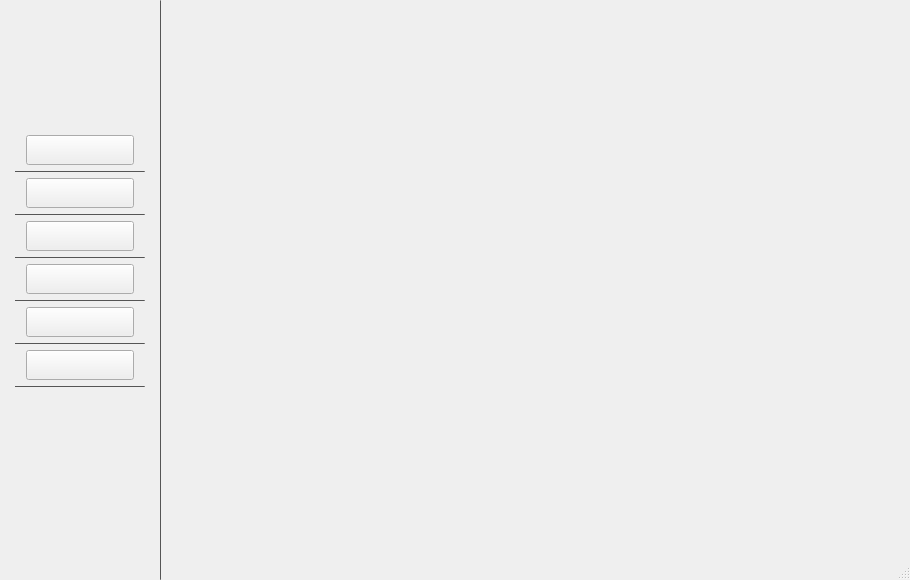
<?xml version="1.0" encoding="UTF-8"?>
<ui version="4.0">
 <class>BitcoinGUI</class>
 <widget class="QWidget" name="BitcoinGUI">
  <property name="geometry">
   <rect>
    <x>0</x>
    <y>0</y>
    <width>910</width>
    <height>580</height>
   </rect>
  </property>
  <property name="windowTitle">
   <string>Transaction details</string>
  </property>
  <layout class="QHBoxLayout" name="horizontalLayout">
   <property name="spacing">
    <number>0</number>
   </property>
   <property name="margin">
    <number>0</number>
   </property>
   <item>
    <widget class="QWidget" name="centerWidgetArea" native="true">
     <property name="minimumSize">
      <size>
       <width>200</width>
       <height>0</height>
      </size>
     </property>
     <layout class="QHBoxLayout" name="horizontalLayout_4">
      <property name="spacing">
       <number>0</number>
      </property>
      <property name="margin">
       <number>0</number>
      </property>
      <item alignment="Qt::AlignHCenter">
       <widget class="QWidget" name="centerLeftWidget" native="true">
        <property name="minimumSize">
         <size>
          <width>160</width>
          <height>0</height>
         </size>
        </property>
        <property name="maximumSize">
         <size>
          <width>160</width>
          <height>16777215</height>
         </size>
        </property>
        <layout class="QVBoxLayout" name="verticalLayout_3">
         <property name="sizeConstraint">
          <enum>QLayout::SetDefaultConstraint</enum>
         </property>
         <property name="leftMargin">
          <number>0</number>
         </property>
         <property name="rightMargin">
          <number>0</number>
         </property>
         <item alignment="Qt::AlignHCenter">
          <widget class="QLabel" name="logoIconLabel">
           <property name="minimumSize">
            <size>
             <width>150</width>
             <height>100</height>
            </size>
           </property>
           <property name="maximumSize">
            <size>
             <width>150</width>
             <height>100</height>
            </size>
           </property>
           <property name="alignment">
            <set>Qt::AlignCenter</set>
           </property>
          </widget>
         </item>
         <item>
          <spacer name="verticalSpacer_2">
           <property name="orientation">
            <enum>Qt::Vertical</enum>
           </property>
           <property name="sizeType">
            <enum>QSizePolicy::Fixed</enum>
           </property>
           <property name="sizeHint" stdset="0">
            <size>
             <width>20</width>
             <height>20</height>
            </size>
           </property>
          </spacer>
         </item>
         <item alignment="Qt::AlignHCenter">
          <widget class="QPushButton" name="overviewButton">
           <property name="minimumSize">
            <size>
             <width>108</width>
             <height>30</height>
            </size>
           </property>
           <property name="maximumSize">
            <size>
             <width>108</width>
             <height>30</height>
            </size>
           </property>
           <property name="autoRepeatDelay">
            <number>300</number>
           </property>
          </widget>
         </item>
         <item alignment="Qt::AlignHCenter">
          <widget class="QFrame" name="frame">
           <property name="minimumSize">
            <size>
             <width>130</width>
             <height>1</height>
            </size>
           </property>
           <property name="maximumSize">
            <size>
             <width>130</width>
             <height>1</height>
            </size>
           </property>
           <property name="styleSheet">
            <string notr="true">background: gray;</string>
           </property>
           <property name="frameShape">
            <enum>QFrame::HLine</enum>
           </property>
           <property name="frameShadow">
            <enum>QFrame::Raised</enum>
           </property>
          </widget>
         </item>
         <item alignment="Qt::AlignHCenter">
          <widget class="QPushButton" name="sendCoinsButton">
           <property name="minimumSize">
            <size>
             <width>108</width>
             <height>30</height>
            </size>
           </property>
           <property name="maximumSize">
            <size>
             <width>108</width>
             <height>30</height>
            </size>
           </property>
          </widget>
         </item>
         <item alignment="Qt::AlignHCenter">
          <widget class="QFrame" name="frame_2">
           <property name="minimumSize">
            <size>
             <width>130</width>
             <height>1</height>
            </size>
           </property>
           <property name="maximumSize">
            <size>
             <width>130</width>
             <height>1</height>
            </size>
           </property>
           <property name="styleSheet">
            <string notr="true">background: gray;</string>
           </property>
           <property name="frameShape">
            <enum>QFrame::HLine</enum>
           </property>
           <property name="frameShadow">
            <enum>QFrame::Raised</enum>
           </property>
          </widget>
         </item>
         <item alignment="Qt::AlignHCenter">
          <widget class="QPushButton" name="receiveCoinsButton">
           <property name="minimumSize">
            <size>
             <width>108</width>
             <height>30</height>
            </size>
           </property>
           <property name="maximumSize">
            <size>
             <width>108</width>
             <height>30</height>
            </size>
           </property>
          </widget>
         </item>
         <item alignment="Qt::AlignHCenter">
          <widget class="QFrame" name="frame_3">
           <property name="minimumSize">
            <size>
             <width>130</width>
             <height>1</height>
            </size>
           </property>
           <property name="maximumSize">
            <size>
             <width>130</width>
             <height>1</height>
            </size>
           </property>
           <property name="styleSheet">
            <string notr="true">background: gray;</string>
           </property>
           <property name="frameShape">
            <enum>QFrame::HLine</enum>
           </property>
           <property name="frameShadow">
            <enum>QFrame::Raised</enum>
           </property>
          </widget>
         </item>
         <item alignment="Qt::AlignHCenter">
          <widget class="QPushButton" name="historyButton">
           <property name="minimumSize">
            <size>
             <width>108</width>
             <height>30</height>
            </size>
           </property>
           <property name="maximumSize">
            <size>
             <width>108</width>
             <height>30</height>
            </size>
           </property>
           <property name="styleSheet">
            <string notr="true"/>
           </property>
          </widget>
         </item>
         <item alignment="Qt::AlignHCenter">
          <widget class="QFrame" name="frame_4">
           <property name="minimumSize">
            <size>
             <width>130</width>
             <height>1</height>
            </size>
           </property>
           <property name="maximumSize">
            <size>
             <width>130</width>
             <height>1</height>
            </size>
           </property>
           <property name="styleSheet">
            <string notr="true">background: gray;</string>
           </property>
           <property name="frameShape">
            <enum>QFrame::HLine</enum>
           </property>
           <property name="frameShadow">
            <enum>QFrame::Raised</enum>
           </property>
          </widget>
         </item>
         <item alignment="Qt::AlignHCenter">
          <widget class="QPushButton" name="addressBookButton">
           <property name="minimumSize">
            <size>
             <width>108</width>
             <height>30</height>
            </size>
           </property>
           <property name="maximumSize">
            <size>
             <width>108</width>
             <height>30</height>
            </size>
           </property>
          </widget>
         </item>
         <item alignment="Qt::AlignHCenter">
          <widget class="QFrame" name="frame_5">
           <property name="minimumSize">
            <size>
             <width>130</width>
             <height>1</height>
            </size>
           </property>
           <property name="maximumSize">
            <size>
             <width>130</width>
             <height>1</height>
            </size>
           </property>
           <property name="styleSheet">
            <string notr="true">background: gray;</string>
           </property>
           <property name="frameShape">
            <enum>QFrame::HLine</enum>
           </property>
           <property name="frameShadow">
            <enum>QFrame::Raised</enum>
           </property>
          </widget>
         </item>
         <item alignment="Qt::AlignHCenter">
          <widget class="QPushButton" name="exportButton">
           <property name="minimumSize">
            <size>
             <width>108</width>
             <height>30</height>
            </size>
           </property>
           <property name="maximumSize">
            <size>
             <width>108</width>
             <height>30</height>
            </size>
           </property>
          </widget>
         </item>
         <item alignment="Qt::AlignHCenter">
          <widget class="QFrame" name="frame_6">
           <property name="minimumSize">
            <size>
             <width>130</width>
             <height>1</height>
            </size>
           </property>
           <property name="maximumSize">
            <size>
             <width>130</width>
             <height>1</height>
            </size>
           </property>
           <property name="styleSheet">
            <string notr="true">background: gray;</string>
           </property>
           <property name="frameShape">
            <enum>QFrame::HLine</enum>
           </property>
           <property name="frameShadow">
            <enum>QFrame::Raised</enum>
           </property>
          </widget>
         </item>
         <item>
          <spacer name="verticalSpacer">
           <property name="orientation">
            <enum>Qt::Vertical</enum>
           </property>
           <property name="sizeHint" stdset="0">
            <size>
             <width>20</width>
             <height>40</height>
            </size>
           </property>
          </spacer>
         </item>
         <item>
          <widget class="QLabel" name="timeDateLabel">
           <property name="minimumSize">
            <size>
             <width>0</width>
             <height>16</height>
            </size>
           </property>
           <property name="maximumSize">
            <size>
             <width>16777215</width>
             <height>16</height>
            </size>
           </property>
           <property name="alignment">
            <set>Qt::AlignCenter</set>
           </property>
          </widget>
         </item>
         <item>
          <widget class="QLabel" name="timeDateValueLabel">
           <property name="minimumSize">
            <size>
             <width>0</width>
             <height>30</height>
            </size>
           </property>
           <property name="maximumSize">
            <size>
             <width>16777215</width>
             <height>30</height>
            </size>
           </property>
           <property name="alignment">
            <set>Qt::AlignCenter</set>
           </property>
          </widget>
         </item>
        </layout>
       </widget>
      </item>
      <item>
       <widget class="QFrame" name="frame_7">
        <property name="minimumSize">
         <size>
          <width>1</width>
          <height>0</height>
         </size>
        </property>
        <property name="maximumSize">
         <size>
          <width>1</width>
          <height>16777215</height>
         </size>
        </property>
        <property name="styleSheet">
         <string notr="true">background: gray;</string>
        </property>
        <property name="frameShape">
         <enum>QFrame::VLine</enum>
        </property>
        <property name="frameShadow">
         <enum>QFrame::Raised</enum>
        </property>
       </widget>
      </item>
      <item>
       <widget class="QWidget" name="centerRightWidget" native="true">
        <layout class="QVBoxLayout" name="verticalLayout_2">
         <property name="spacing">
          <number>0</number>
         </property>
         <property name="margin">
          <number>0</number>
         </property>
         <item>
          <widget class="QStackedWidget" name="centralWidget">
           <property name="minimumSize">
            <size>
             <width>750</width>
             <height>0</height>
            </size>
           </property>
          </widget>
         </item>
         <item>
          <widget class="QStatusBar" name="statusBar">
           <property name="minimumSize">
            <size>
             <width>750</width>
             <height>30</height>
            </size>
           </property>
           <property name="maximumSize">
            <size>
             <width>16777215</width>
             <height>30</height>
            </size>
           </property>
           <property name="styleSheet">
            <string notr="true"/>
           </property>
          </widget>
         </item>
        </layout>
       </widget>
      </item>
     </layout>
    </widget>
   </item>
  </layout>
 </widget>
 <resources/>
 <connections/>
</ui>
